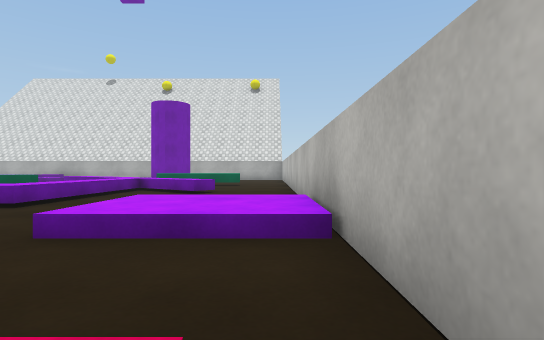
[1] (above)

16 first-person views from a walk through a 3-D level made in the Unity game engine. The camera is 0.55 m above the floor, looks level and sees 80° across. The floor is counted in squares, 1 m on a side. Each view is taken from the middle of a square. On the plan, view 1 faces up. The plan holds only what a view shows up to about 9 squares ahead; the rest is blank. The place goes on beyond the plan. The player character is not drawn. Surface patterns are stand-ins for the level's own textures.

[2]
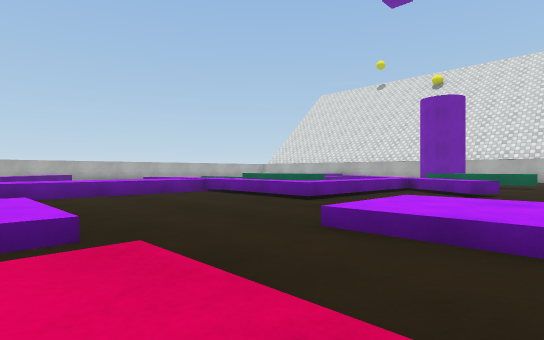

[3]
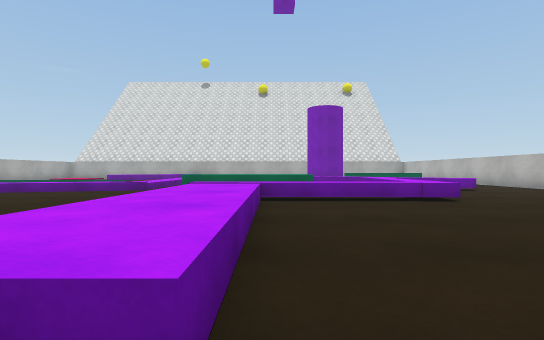

[4]
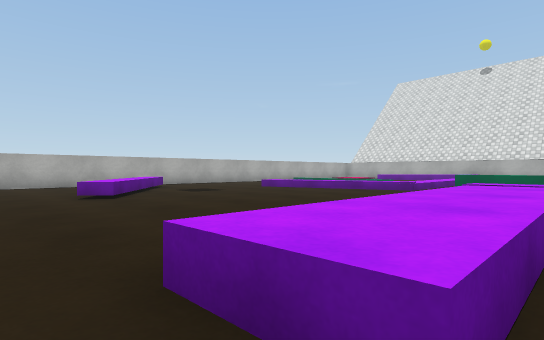

[5]
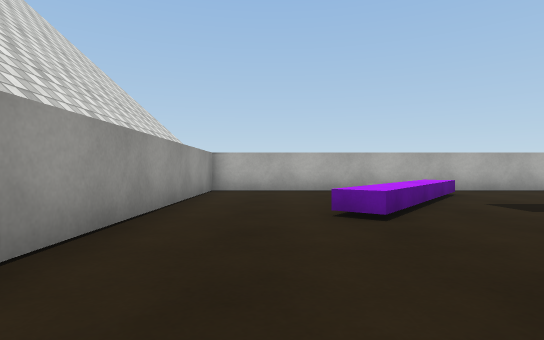

[6]
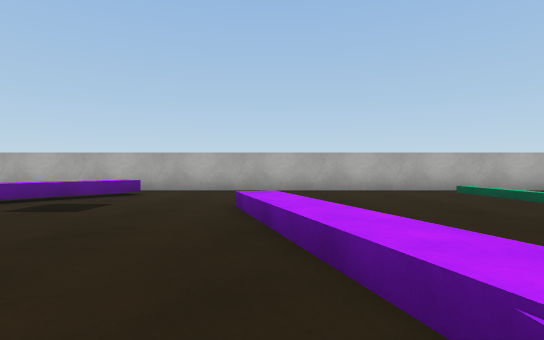

[7]
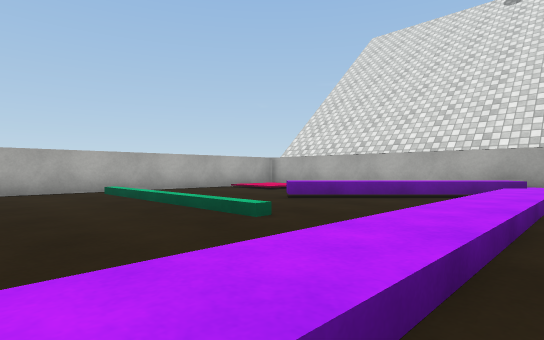

[8]
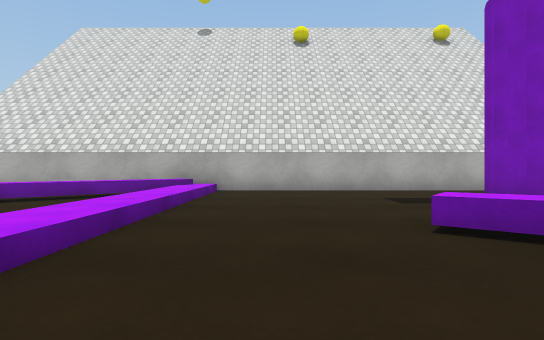

[9]
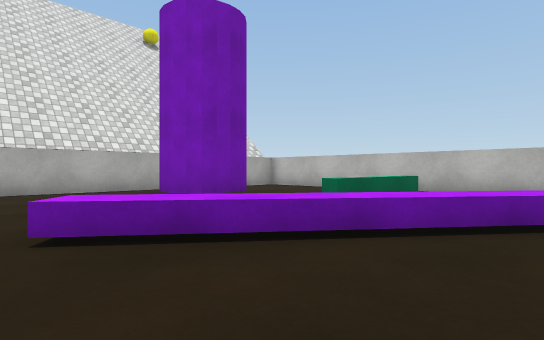

[10]
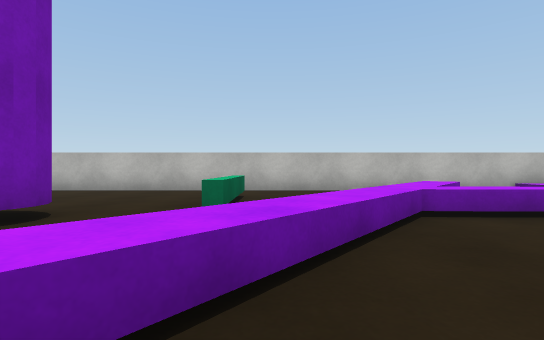

[11]
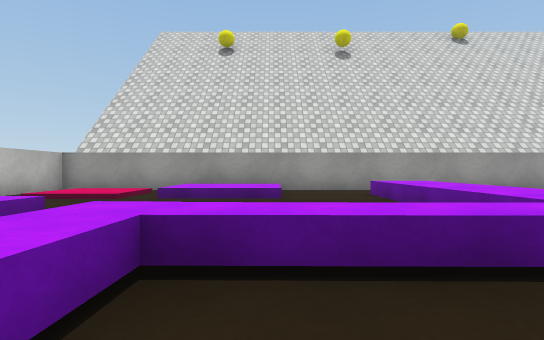

[12]
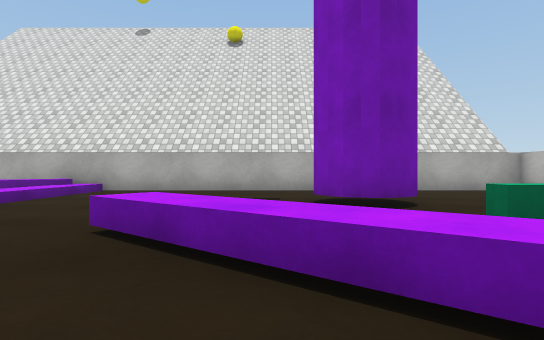

[13]
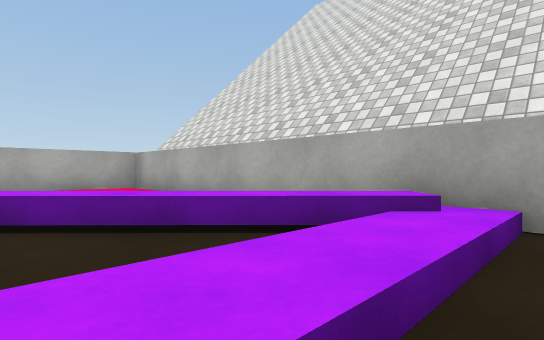

[14]
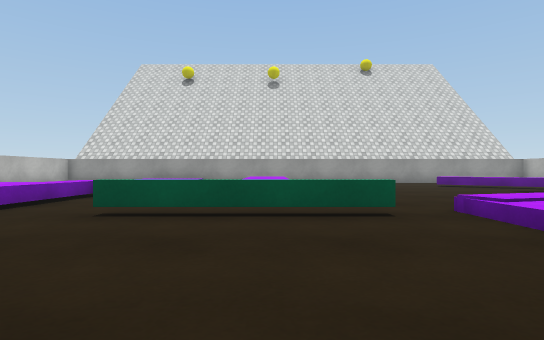

[15]
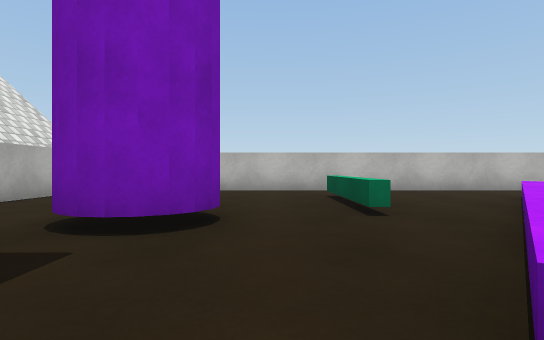

[16]
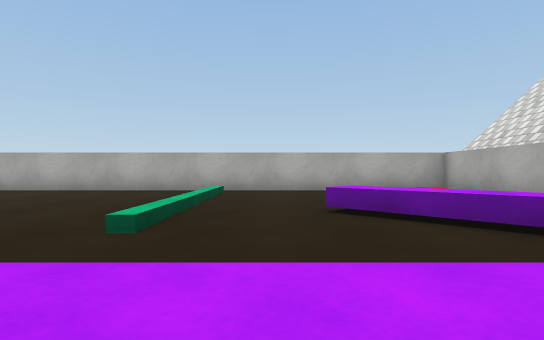

### Floor plan
Key: @ floor where view 1 was taken; # wall or solid block; . main floor; : floor 0.1 m higher than the main floor; / step, stairs or slope; = window, fence, low wall or low ledge; ^ raised ledge; C purple cylinder.
Columns run from 19 left of view 1 to 1 right of it. Each row starts with its distance up from view 1.
 18 #####################
 17 #//   .^^...........#
 16 #:   .^^^...........#
 15 #....^^.^.....CC....#
 14 #....^..^.....CC....#
 13 #.......^...........#
 12 #.......^...^..^^^=.#
 11 #.......^....^^.....#
 10 #.......^.....^^....#
  9 #.......^......^^...#
  8 #......^^.====.^.^..#
  7 #...^^^........^....#
  6 #.........  ...^....#
  5 #......... ^^^^^....#
  4 #.^....... ^^....^^^#
  3 #.^^...... ^^....^^^#
  2 #  .^=.... ^^.......#
  1 #....^.... ^^....//.#
  0 #..........^^.^^^/:@#
 -1 #.............^^^//.#
 -2 #####################

Positions as (right, up) in squares from view 1, and headings:
1: (0, 0), facing up
2: (0, 0), facing up-left
3: (-7, -1), facing up
4: (-7, -1), facing up-left
5: (-10, 0), facing left
6: (-10, 7), facing left
7: (-10, 9), facing up-left
8: (-9, 9), facing up
9: (-8, 9), facing up-right
10: (-8, 11), facing right
11: (-5, 7), facing down
12: (-6, 9), facing up
13: (-10, 14), facing up-left
14: (-8, 12), facing down
15: (-8, 13), facing right
16: (-10, 13), facing left
